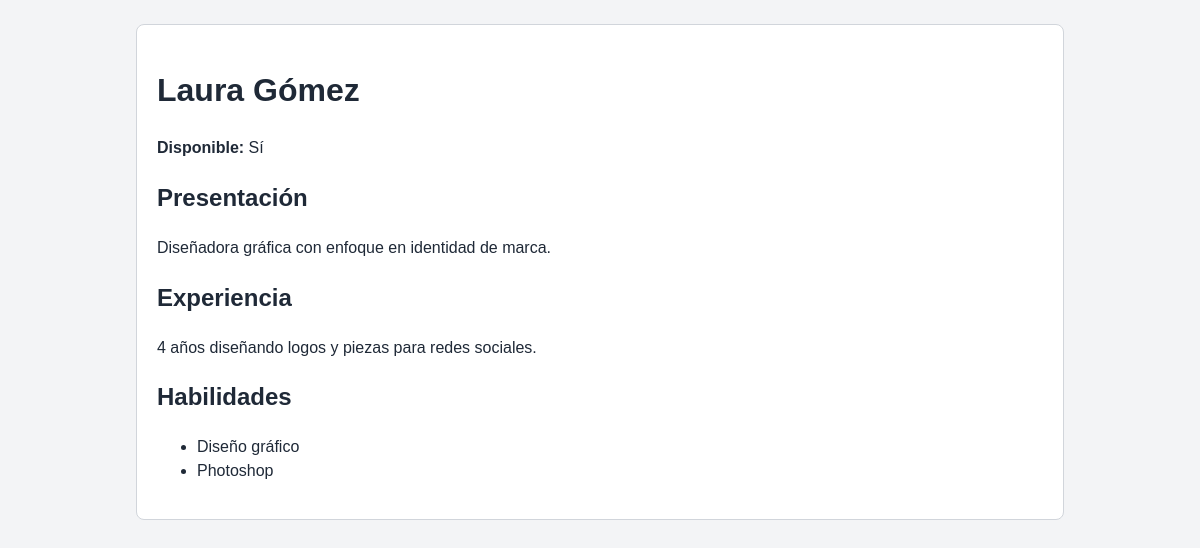
Page /modulos/usuarios/probar_funciones.php?id=3 on the earlier database version.
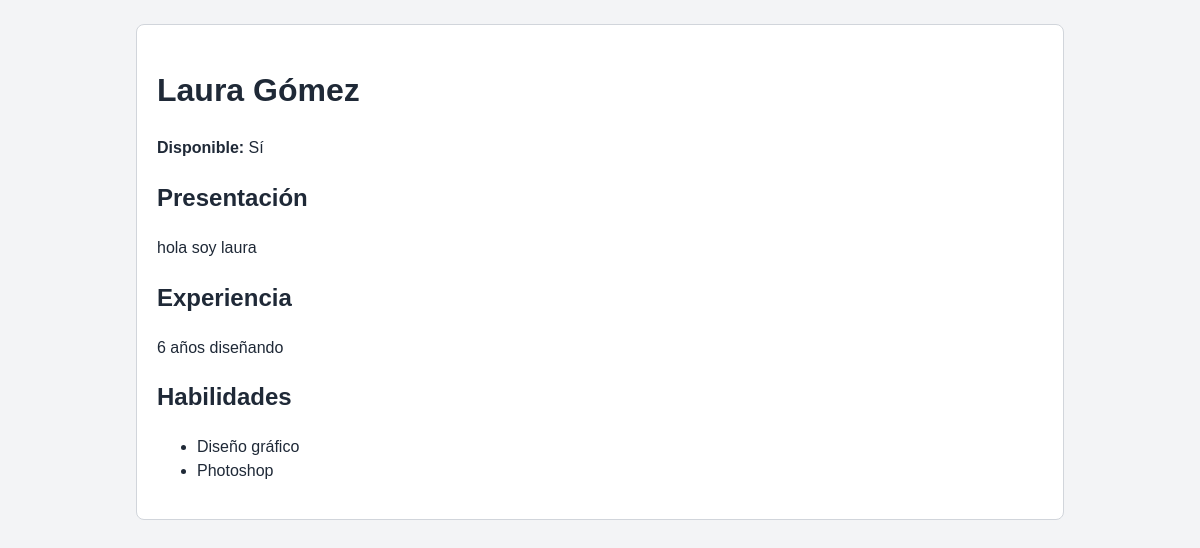
Same page on the later database version.
### tables this page shows
CREATE TABLE `perfiles_freelancer` (
  `id_usuario` int(10) UNSIGNED NOT NULL,
  `presentacion` text DEFAULT NULL,
  `experiencia` text DEFAULT NULL,
  `disponible` tinyint(1) NOT NULL DEFAULT 1
);

CREATE TABLE `usuarios` (
  `id_usuario` int(10) UNSIGNED NOT NULL,
  `nombre` varchar(100) NOT NULL,
  `correo` varchar(150) NOT NULL,
  `contrasena` varchar(255) NOT NULL,
  `rol` enum('cliente','freelancer') NOT NULL,
  `fecha_registro` datetime NOT NULL DEFAULT current_timestamp()
);

CREATE TABLE `habilidades` (
  `id_habilidad` int(10) UNSIGNED NOT NULL,
  `nombre` varchar(80) NOT NULL
);

### modulos/usuarios/funciones_perfil.php (called while the page is built)
<?php
function obtener_perfil_freelancer(PDO $pdo, int $id_freelancer): ?array
{
    $consulta = $pdo->prepare(
        'SELECT u.id_usuario, u.nombre, p.presentacion, p.experiencia, p.disponible
         FROM usuarios u
         LEFT JOIN perfiles_freelancer p ON p.id_usuario = u.id_usuario
         WHERE u.id_usuario = :id AND u.rol = :rol'
    );
    $consulta->execute([':id' => $id_freelancer, ':rol' => 'freelancer']);
    $perfil = $consulta->fetch();
    return $perfil ?: null;
}
function obtener_habilidades_freelancer(PDO $pdo, int $id_freelancer): array
{
    $consulta = $pdo->prepare(
        'SELECT h.id_habilidad, h.nombre
         FROM freelancer_habilidades fh
         INNER JOIN habilidades h ON h.id_habilidad = fh.id_habilidad
         WHERE fh.id_freelancer = :id
         ORDER BY h.nombre'
    );
    $consulta->execute([':id' => $id_freelancer]);
    return $consulta->fetchAll();
}

### modulos/usuarios/probar_funciones.php (the view, shortened to what this page needs)
<?php
require_once __DIR__ . '/../../config/conexion.php';
require_once __DIR__ . '/funciones_perfil.php';
$id = (int) ($_GET['id'] ?? 0);
$perfil      = obtener_perfil_freelancer($pdo, $id);
$habilidades = obtener_habilidades_freelancer($pdo, $id);
?>
<!DOCTYPE html>
<html lang="es">
<head>
    <link rel="stylesheet" href="/quick-employment/css/estilos.css">
</head>
<body>
    <div class="contenedor">
        <div class="tarjeta">
            <?php if ($perfil === null): ?>
                <div class="alerta alerta-aviso">No existe ese freelancer.</div>
            <?php else: ?>
                <h1><?= htmlspecialchars($perfil['nombre']) ?></h1>
                <p><strong>Disponible:</strong> <?= $perfil['disponible'] ? 'Sí' : 'No' ?></p>
                <h2>Presentación</h2>
                <p><?= nl2br(htmlspecialchars($perfil['presentacion'] ?? '')) ?></p>
                <h2>Experiencia</h2>
                <p><?= nl2br(htmlspecialchars($perfil['experiencia'] ?? '')) ?></p>
                <h2>Habilidades</h2>
                <?php if (empty($habilidades)): ?>
                    <p>Todavía no ha agregado habilidades.</p>
                <?php else: ?>
                    <ul>
                        <?php foreach ($habilidades as $habilidad): ?>
                            <li><?= htmlspecialchars($habilidad['nombre']) ?></li>
                        <?php endforeach; ?>
                    </ul>
                <?php endif; ?>
            <?php endif; ?>
        </div>
    </div>
</body>
</html>

### css/estilos.css (style rules this page uses)
:root { --color-principal: #1d4ed8; --color-principal-oscuro: #1e3a8a; --color-fondo: #f3f4f6; --color-texto: #1f2937; --color-borde: #d1d5db; --color-exito: #15803d; --color-error: #b91c1c; --color-aviso: #b45309; }
* { box-sizing: border-box; }
body { margin: 0; font-family: Arial, Helvetica, sans-serif; background: var(--color-fondo); color: var(--color-texto); line-height: 1.5; }
.contenedor { max-width: 960px; margin: 24px auto; padding: 0 16px; }
.tarjeta { background: #fff; border: 1px solid var(--color-borde); border-radius: 8px; padding: 20px; margin-bottom: 16px; }

Differences in the rows shown:
changed perfiles_freelancer "Laura Gómez": presentacion "Diseñadora gráfica con enfoque en identidad de marca." → "hola soy laura"; experiencia "4 años diseñando logos y piezas para redes sociales." → "6 años diseñando"
